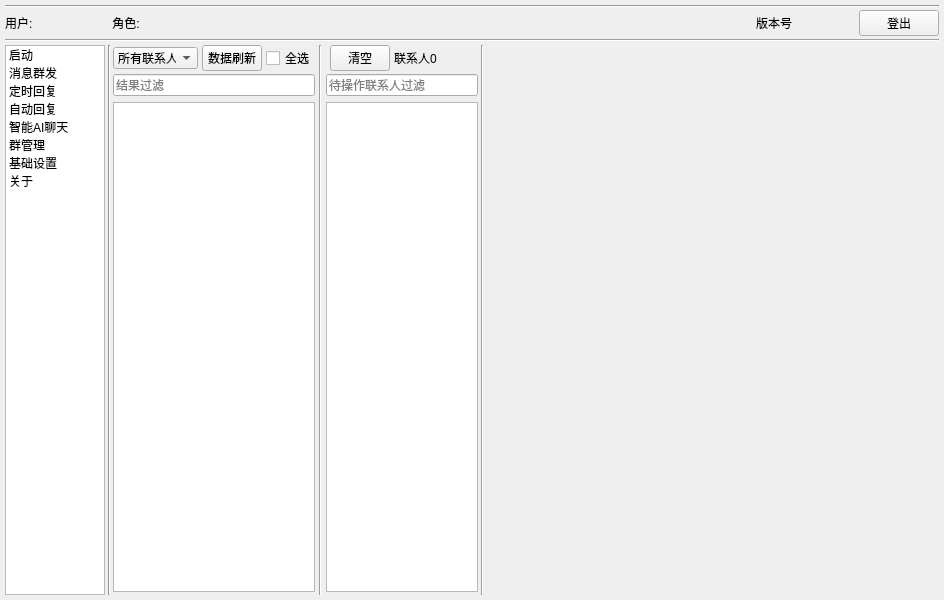
<?xml version="1.0" encoding="UTF-8"?>
<ui version="4.0">
 <class>MainWindow</class>
 <widget class="QMainWindow" name="MainWindow">
  <property name="geometry">
   <rect>
    <x>0</x>
    <y>0</y>
    <width>944</width>
    <height>600</height>
   </rect>
  </property>
  <property name="windowTitle">
   <string>启动和管理窗口</string>
  </property>
  <widget class="QWidget" name="centralwidget">
   <layout class="QGridLayout" name="gridLayout">
    <property name="leftMargin">
     <number>5</number>
    </property>
    <property name="topMargin">
     <number>5</number>
    </property>
    <property name="rightMargin">
     <number>5</number>
    </property>
    <property name="bottomMargin">
     <number>5</number>
    </property>
    <property name="spacing">
     <number>3</number>
    </property>
    <item row="1" column="0">
     <widget class="Line" name="line_4">
      <property name="orientation">
       <enum>Qt::Horizontal</enum>
      </property>
     </widget>
    </item>
    <item row="0" column="0">
     <layout class="QVBoxLayout" name="verticalLayout">
      <item>
       <widget class="Line" name="line_3">
        <property name="maximumSize">
         <size>
          <width>16777215</width>
          <height>2</height>
         </size>
        </property>
        <property name="styleSheet">
         <string notr="true">background-color: rgb(222, 222, 222);</string>
        </property>
        <property name="orientation">
         <enum>Qt::Horizontal</enum>
        </property>
       </widget>
      </item>
      <item>
       <layout class="QHBoxLayout" name="horizontalLayout">
        <item>
         <widget class="QLabel" name="label_2">
          <property name="styleSheet">
           <string notr="true">font: 12pt &quot;宋体&quot;;</string>
          </property>
          <property name="text">
           <string>用户:</string>
          </property>
         </widget>
        </item>
        <item>
         <widget class="QLabel" name="current_username_label">
          <property name="minimumSize">
           <size>
            <width>70</width>
            <height>0</height>
           </size>
          </property>
          <property name="styleSheet">
           <string notr="true">font: 12pt &quot;宋体&quot;;</string>
          </property>
          <property name="text">
           <string/>
          </property>
         </widget>
        </item>
        <item>
         <widget class="QLabel" name="label_4">
          <property name="minimumSize">
           <size>
            <width>50</width>
            <height>0</height>
           </size>
          </property>
          <property name="styleSheet">
           <string notr="true">font: 12pt &quot;宋体&quot;;</string>
          </property>
          <property name="text">
           <string> 角色:</string>
          </property>
         </widget>
        </item>
        <item>
         <widget class="QLabel" name="current_role_label">
          <property name="minimumSize">
           <size>
            <width>50</width>
            <height>0</height>
           </size>
          </property>
          <property name="styleSheet">
           <string notr="true">font: 12pt &quot;宋体&quot;;</string>
          </property>
          <property name="text">
           <string/>
          </property>
         </widget>
        </item>
        <item>
         <spacer name="horizontalSpacer">
          <property name="orientation">
           <enum>Qt::Horizontal</enum>
          </property>
          <property name="sizeHint" stdset="0">
           <size>
            <width>40</width>
            <height>20</height>
           </size>
          </property>
         </spacer>
        </item>
        <item>
         <widget class="QLabel" name="version_lable">
          <property name="minimumSize">
           <size>
            <width>100</width>
            <height>0</height>
           </size>
          </property>
          <property name="text">
           <string>版本号</string>
          </property>
         </widget>
        </item>
        <item>
         <widget class="QPushButton" name="exitButton">
          <property name="styleSheet">
           <string notr="true">font: 12pt &quot;宋体&quot;;</string>
          </property>
          <property name="text">
           <string>登出</string>
          </property>
         </widget>
        </item>
       </layout>
      </item>
     </layout>
    </item>
    <item row="2" column="0">
     <layout class="QHBoxLayout" name="main_hbox" stretch="1,3,3,0,5">
      <item>
       <widget class="QListWidget" name="tabListWidget">
        <property name="sizePolicy">
         <sizepolicy hsizetype="Minimum" vsizetype="Expanding">
          <horstretch>0</horstretch>
          <verstretch>0</verstretch>
         </sizepolicy>
        </property>
        <property name="maximumSize">
         <size>
          <width>100</width>
          <height>16777215</height>
         </size>
        </property>
        <item>
         <property name="text">
          <string>启动</string>
         </property>
        </item>
        <item>
         <property name="text">
          <string>消息群发</string>
         </property>
        </item>
        <item>
         <property name="text">
          <string>定时回复</string>
         </property>
        </item>
        <item>
         <property name="text">
          <string>自动回复</string>
         </property>
        </item>
        <item>
         <property name="text">
          <string>智能AI聊天</string>
         </property>
        </item>
        <item>
         <property name="text">
          <string>群管理</string>
         </property>
        </item>
        <item>
         <property name="text">
          <string>基础设置</string>
         </property>
        </item>
        <item>
         <property name="text">
          <string>关于</string>
         </property>
        </item>
       </widget>
      </item>
      <item>
       <widget class="Line" name="line">
        <property name="maximumSize">
         <size>
          <width>2</width>
          <height>16777215</height>
         </size>
        </property>
        <property name="styleSheet">
         <string notr="true">background-color: rgb(222, 222, 222);</string>
        </property>
        <property name="orientation">
         <enum>Qt::Vertical</enum>
        </property>
       </widget>
      </item>
      <item>
       <layout class="QHBoxLayout" name="horizontalLayout_2">
        <item>
         <layout class="QGridLayout" name="gridLayout_2" rowstretch="0,0,0,0,0,0,0" columnstretch="0,0,0,0,0,0,0,0">
          <property name="sizeConstraint">
           <enum>QLayout::SetDefaultConstraint</enum>
          </property>
          <property name="horizontalSpacing">
           <number>4</number>
          </property>
          <property name="verticalSpacing">
           <number>3</number>
          </property>
          <item row="2" column="6">
           <widget class="QLabel" name="sel_label">
            <property name="minimumSize">
             <size>
              <width>80</width>
              <height>0</height>
             </size>
            </property>
            <property name="text">
             <string>联系人0</string>
            </property>
            <property name="alignment">
             <set>Qt::AlignLeading|Qt::AlignLeft|Qt::AlignVCenter</set>
            </property>
           </widget>
          </item>
          <item row="2" column="2">
           <widget class="QCheckBox" name="selAllCheckBox">
            <property name="layoutDirection">
             <enum>Qt::LeftToRight</enum>
            </property>
            <property name="text">
             <string>全选</string>
            </property>
           </widget>
          </item>
          <item row="2" column="3" rowspan="5">
           <widget class="Line" name="line_5">
            <property name="orientation">
             <enum>Qt::Vertical</enum>
            </property>
           </widget>
          </item>
          <item row="2" column="5">
           <widget class="QPushButton" name="clearPushButton">
            <property name="minimumSize">
             <size>
              <width>60</width>
              <height>0</height>
             </size>
            </property>
            <property name="text">
             <string>清空</string>
            </property>
           </widget>
          </item>
          <item row="2" column="1">
           <widget class="QPushButton" name="refreshPushButton">
            <property name="minimumSize">
             <size>
              <width>60</width>
              <height>0</height>
             </size>
            </property>
            <property name="text">
             <string>数据刷新</string>
            </property>
           </widget>
          </item>
          <item row="5" column="4" colspan="4">
           <widget class="QListWidget" name="selectListWidget">
            <property name="maximumSize">
             <size>
              <width>16777215</width>
              <height>16777215</height>
             </size>
            </property>
            <property name="toolTip">
             <string/>
            </property>
            <property name="selectionMode">
             <enum>QAbstractItemView::SingleSelection</enum>
            </property>
           </widget>
          </item>
          <item row="2" column="0">
           <widget class="QComboBox" name="typComboBox">
            <property name="minimumSize">
             <size>
              <width>85</width>
              <height>0</height>
             </size>
            </property>
            <item>
             <property name="text">
              <string>所有联系人</string>
             </property>
            </item>
            <item>
             <property name="text">
              <string>选择群</string>
             </property>
            </item>
            <item>
             <property name="text">
              <string>选择好友</string>
             </property>
            </item>
           </widget>
          </item>
          <item row="3" column="0" colspan="3">
           <widget class="QLineEdit" name="rowListFilterEdit">
            <property name="placeholderText">
             <string>结果过滤</string>
            </property>
           </widget>
          </item>
          <item row="3" column="4" colspan="4">
           <widget class="QLineEdit" name="SelectListFilterEdit">
            <property name="placeholderText">
             <string>待操作联系人过滤</string>
            </property>
           </widget>
          </item>
          <item row="5" column="0" colspan="3">
           <widget class="QListWidget" name="rawListWidget">
            <property name="maximumSize">
             <size>
              <width>16777215</width>
              <height>16777215</height>
             </size>
            </property>
            <property name="selectionMode">
             <enum>QAbstractItemView::ExtendedSelection</enum>
            </property>
           </widget>
          </item>
         </layout>
        </item>
       </layout>
      </item>
      <item>
       <widget class="Line" name="line_2">
        <property name="orientation">
         <enum>Qt::Vertical</enum>
        </property>
       </widget>
      </item>
      <item>
       <layout class="QVBoxLayout" name="verticalLayout_2">
        <item>
         <widget class="QStackedWidget" name="stackedWidget">
          <property name="sizePolicy">
           <sizepolicy hsizetype="Expanding" vsizetype="Expanding">
            <horstretch>0</horstretch>
            <verstretch>0</verstretch>
           </sizepolicy>
          </property>
         </widget>
        </item>
       </layout>
      </item>
     </layout>
    </item>
   </layout>
  </widget>
 </widget>
 <resources/>
 <connections/>
</ui>
